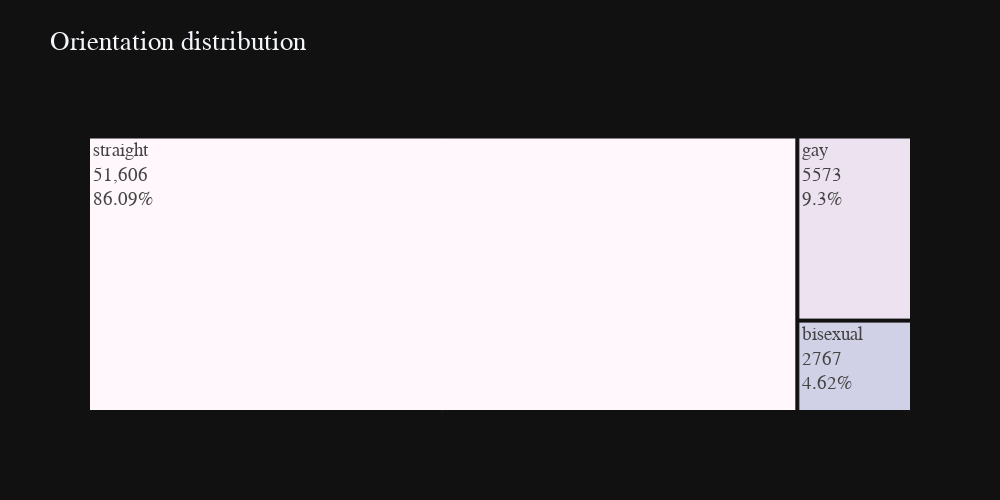

Source (notebook cell):
### Code cell
# age               54, sex                2, drinks             6, drugs              3, education         32, ethnicity        217

orientation_df = cupid_df['orientation'].value_counts()
fig=px.treemap(orientation_df,
               path=[orientation_df.index],
               values=orientation_df.values,
               title="Orientation distribution",
               color=orientation_df.index,
               color_discrete_sequence=px.colors.sequential.PuBuGn,
               template='plotly_dark',
               width=1000, height=500
              )
percents = np.round((100*orientation_df.values / sum(orientation_df.values)).tolist(),2)
fig.data[0].customdata = [percents[0],percents[1],percents[2]]
fig.data[0].texttemplate = '%{label}<br>%{value}<br>%{customdata}%'
fig.update_layout(font=dict(size=19,family="Franklin Gothic"))

fig.show()

### Figure 1 — Plotly figure (JSON) as saved in the notebook; plotly's stock layout.template omitted (floating-point values rounded to 4 significant figures)
{"data": [{"branchvalues": "total", "customdata": [86.09, 9.3, 4.62], "domain": {"x": [0, 1], "y": [0, 1]}, "hovertemplate": "labels=%{label}<br>value=%{value}<br>parent=%{parent}<br>id=%{id}<br>index=%{customdata[0]}<extra></extra>", "ids": ["straight", "gay", "bisexual"], "labels": ["straight", "gay", "bisexual"], "marker": {"colors": ["rgb(255,247,251)", "rgb(236,226,240)", "rgb(208,209,230)"]}, "name": "", "parents": ["", "", ""], "texttemplate": "%{label}<br>%{value}<br>%{customdata}%", "type": "treemap", "values": [51606, 5573, 2767]}], "layout": {"font": {"family": "Franklin Gothic", "size": 19}, "height": 500, "legend": {"tracegroupgap": 0}, "title": {"text": "Orientation distribution"}, "treemapcolorway": ["rgb(255,247,251)", "rgb(236,226,240)", "rgb(208,209,230)", "rgb(166,189,219)", "rgb(103,169,207)", "rgb(54,144,192)", "rgb(2,129,138)", "rgb(1,108,89)", "rgb(1,70,54)"], "width": 1000}}
